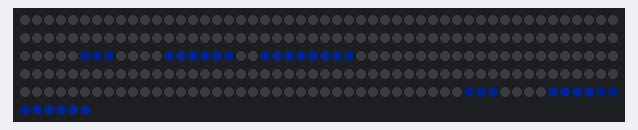
The program below on a simulated Raspberry Pi Pico running MicroPython. On the bench: 256 RGB LEDs in strip order, left to right, continuing on the next row. Dim RGB values are drawn brighter than linear.

Above: at 0.47 s.

The program:

visualizer.py
```python
# Demo: Sound-Visualizer. Der PC (tools/visualizer.py) schickt ueber USB pro Bild eine Zeile mit
# 16 Zeichen: Pegel 0-64 je Frequenzband als '0' + Pegel (nur druckbare Zeichen, damit nie
# ein Strg+C dabei ist). Hier werden daraus 16 Balken mit fallenden Spitzenpunkten.
# Kommt nichts an, laeuft eine ruhige Warte-Animation.
import sys, time, select, math
import matrix as m

W, H = m.W, m.H
FRAME_MS = 25
FALL = 1.6         # wie schnell die Balken fallen (Pegel-Stufen pro Bild, 4 Stufen = 1 Pixel)
PEAK_HOLD = 18     # so viele Bilder bleibt der Spitzenpunkt stehen
PEAK_FALL = 0.5

# Farbe je Zeile: unten gruen, Mitte gelb, oben rot
ROW_COL = []
for y in range(H):
    f = (H - 1 - y) / (H - 1)
    ROW_COL.append((int(255 * min(1, f * 2)), int(255 * min(1, (1 - f) * 2)), 0))

poll = select.poll()
poll.register(sys.stdin, select.POLLIN)
inp = sys.stdin.buffer

line = bytearray()
target = [0] * W
level = [0.0] * W
peak = [0.0] * W
hold = [0] * W
last_rx = time.ticks_ms() - 10000

def read_input():
    global last_rx
    while poll.poll(0):
        c = inp.read(1)
        if not c:
            break
        c = c[0]
        if c == 10:
            if len(line) == W:
                for i in range(W):
                    target[i] = min(64, max(0, line[i] - 48))
                last_rx = time.ticks_ms()
            line[:] = b""
        elif len(line) < 64:
            line.append(c)

frame = 0
while True:
    t = time.ticks_ms()
    frame += 1
    read_input()
    idle = time.ticks_diff(t, last_rx) > 2000
    if idle:
        # Warte-Animation: sanfte Welle in Blau
        for i in range(W):
            target[i] = int(6 + 5 * math.sin(frame * 0.05 + i * 0.5))
    m.clear()
    for i in range(W):
        # steigt sofort, faellt langsam
        level[i] = target[i] if target[i] > level[i] else max(target[i], level[i] - FALL)
        if level[i] >= peak[i]:
            peak[i], hold[i] = level[i], PEAK_HOLD
        elif hold[i]:
            hold[i] -= 1
        else:
            peak[i] = max(0, peak[i] - PEAK_FALL)
        full = int(level[i]) // 4            # ganze Pixel
        part = int(level[i]) % 4             # angebrochenes Pixel oben (Viertel)
        for k in range(full):
            y = H - 1 - k
            m.set(i, y, (0, 60, 255) if idle else ROW_COL[y])
        if part and full < H:
            y = H - 1 - full
            c = (0, 60, 255) if idle else ROW_COL[y]
            m.set(i, y, (c[0] * part >> 2, c[1] * part >> 2, c[2] * part >> 2))
        if not idle and peak[i] >= 4:
            m.set(i, H - 1 - min(H - 1, int(peak[i]) // 4), (255, 255, 255))
    m.show()
    time.sleep_ms(max(0, FRAME_MS - time.ticks_diff(time.ticks_ms(), t)))
```

matrix.py
```python
# Gemeinsame Bibliothek fuer alle Demos: 4x WS2812B 8x8 als 16x16-Flaeche an GP22
# Anordnung: 1 links oben, 2 links unten, 3 rechts oben, 4 rechts unten
# Farben werden immer in voller Aufloesung (0-255) angegeben, show() dimmt sie herunter.
import machine, neopixel, micropython, array

PIN = 22
W = H = 16
N = W * H
MAX = 16  # max. Helligkeit pro Kanal (0-255) -> ca. 500 mA gesamt, VSYS gemessen stabil bis MAX 22
# Helligkeitsausgleich je Matrix (1, 2, 3, 4) und Farbkanal (R, G, B).
# Matrix 1 hat andere LEDs: Rot/Gruen doppelt so hell, Blau ca. 1,45x (per Auge abgeglichen)
GAIN = ((0.5, 0.5, 0.69), (1, 1, 1), (1, 1, 1), (1, 1, 1))
# Strombremse: Summe aller Kanaele (0-255) darf das nicht ueberschreiten,
# sonst wird alles gleichmaessig gedimmt. 255 je LED = so viel wie der Regenbogen.
BUDGET = N * 255

_np = neopixel.NeoPixel(machine.Pin(PIN), N)
buf = bytearray(N * 3)  # R, G, B je LED, Index = LED-Nummer in der Kette

# Faktor je LED und Kanal in Festkomma (x1024), damit show() ohne Fliesskomma auskommt
_mul = array.array('H', [round(MAX * GAIN[i // 3 // 64][i % 3] * 1024 / 255) for i in range(N * 3)])

@micropython.viper
def _sum(src: ptr8, n: int) -> int:
    t = 0
    i = 0
    while i < n:
        t += src[i]
        i += 1
    return t

@micropython.viper
def _render(src: ptr8, dst: ptr8, mul: ptr16, n: int, k: int):
    # RGB (0-255) -> gedimmt, korrigiert, gerundet, in GRB-Reihenfolge fuer die WS2812B
    j = 0
    while j < n:
        dst[j + 1] = (src[j] * mul[j] * k + 524288) >> 20
        dst[j] = (src[j + 1] * mul[j + 1] * k + 524288) >> 20
        dst[j + 2] = (src[j + 2] * mul[j + 2] * k + 524288) >> 20
        j += 3

def xy(x, y):
    m = (x // 8) * 2 + (y // 8)
    return m * 64 + (y % 8) * 8 + (x % 8)

def set(x, y, c):
    if 0 <= x < W and 0 <= y < H:
        i = xy(x, y) * 3
        buf[i] = c[0]; buf[i + 1] = c[1]; buf[i + 2] = c[2]

def get(x, y):
    i = xy(x, y) * 3
    return (buf[i], buf[i + 1], buf[i + 2])

def fill(c):
    for i in range(0, N * 3, 3):
        buf[i] = c[0]; buf[i + 1] = c[1]; buf[i + 2] = c[2]

def clear():
    fill((0, 0, 0))

def show():
    tot = _sum(buf, N * 3)
    k = 1024 if tot <= BUDGET else 1024 * BUDGET // tot
    _render(buf, _np.buf, _mul, N * 3, k)
    _np.write()

def wheel(p):
    # Farbrad 0..767, jeweils nur 2 Kanaele aktiv
    p %= 768
    if p < 256:
        return (255 - p, p, 0)
    p -= 256
    if p < 256:
        return (0, 255 - p, p)
    p -= 256
    return (p, 0, 255 - p)
```
